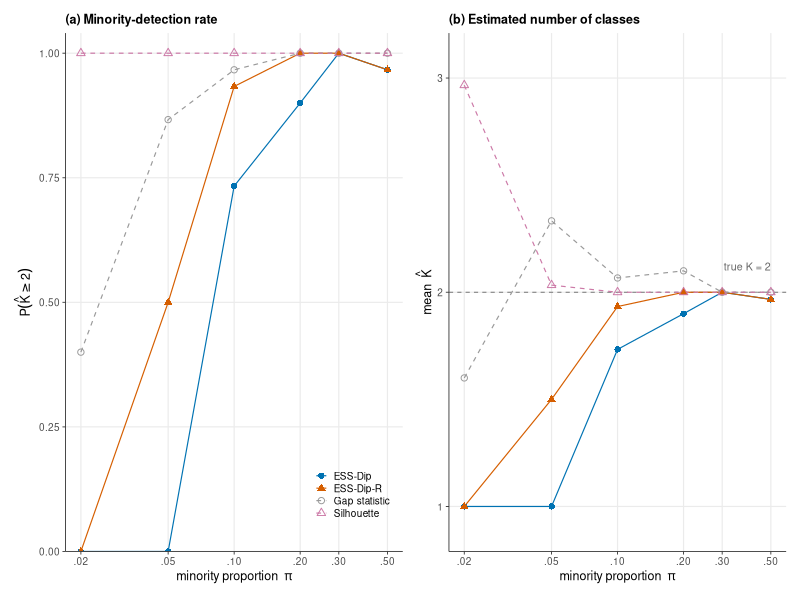
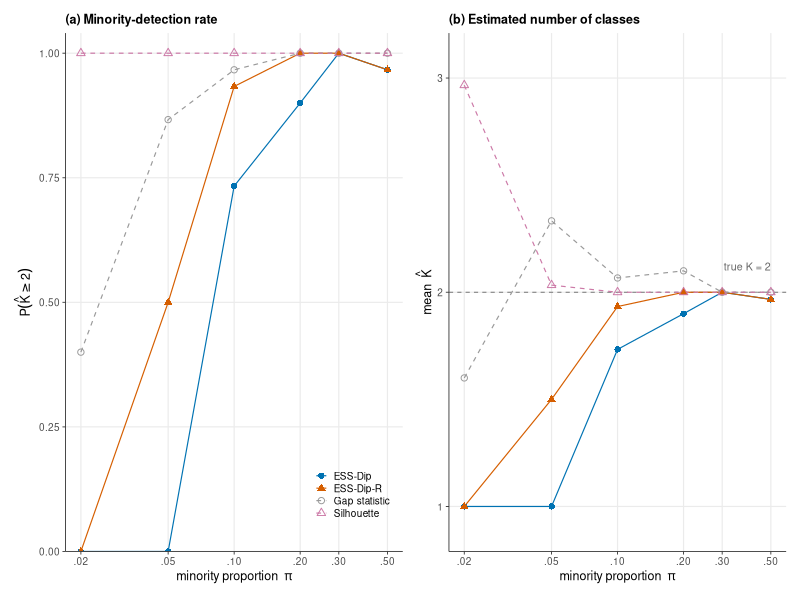

These charts were generated, in order, by the following R code:
#!/usr/bin/env Rscript
# Figure (Sec. 4.9): detection of a contiguous minority class of proportion pi
# (exp 36, true K = 2, scenes paired across methods). (a) minority-detection
# rate P(K-hat >= 2): ESS-Dip is reliable down to pi = 0.20, ESS-Dip-R extends
# the regime to 0.10; the baselines' apparent detection at extreme imbalance is
# not creditable (their false-split rate on class-free scenes is near one,
# dashed lines). (b) mean K-hat: at pi = 0.02 the silhouette reports ~3 classes
# by fragmenting the majority, while the calibrated family degrades to silence
# (K-hat = 1). Companion to the exact values in the table.

suppressPackageStartupMessages({
  library(readr); library(dplyr)
  library(ggplot2); library(patchwork)
})

d <- read_csv("../../experiments/results/imbalance_sweep.csv",
              show_col_types = FALSE)

lv <- c("ESS-Dip", "ESS-Dip-R", "Gap statistic", "Silhouette")
d <- d |>
  mutate(method = recode(method,
                         ess_dip = "ESS-Dip", ess_dip_R = "ESS-Dip-R",
                         gap = "Gap statistic", silhouette = "Silhouette"),
         method = factor(method, levels = lv))

cols   <- c("ESS-Dip" = "#0072B2", "ESS-Dip-R" = "#D55E00",
            "Gap statistic" = "#999999", "Silhouette" = "#CC79A7")
lts    <- c("ESS-Dip" = "solid", "ESS-Dip-R" = "solid",
            "Gap statistic" = "dashed", "Silhouette" = "dashed")
shapes <- c("ESS-Dip" = 16, "ESS-Dip-R" = 17,
            "Gap statistic" = 1, "Silhouette" = 2)

base_theme <- theme_minimal(base_size = 9) +
  theme(panel.grid.minor = element_blank(),
        axis.line = element_line(linewidth = 0.3, colour = "grey20"),
        axis.ticks = element_line(linewidth = 0.3, colour = "grey20"),
        legend.title = element_blank(), legend.background = element_blank(),
        legend.key.size = unit(9, "pt"),
        plot.title = element_text(size = 9, face = "bold"))

s <- d |>
  group_by(method, pi) |>
  summarise(det = mean(k_hat >= 2), mean_k = mean(k_hat), .groups = "drop")

pbreaks <- c(0.02, 0.05, 0.10, 0.20, 0.30, 0.50)

## (a) minority-detection rate
pA <- ggplot(s, aes(pi, det, colour = method, linetype = method,
                    shape = method)) +
  geom_line(linewidth = 0.4) +
  geom_point(size = 1.8) +
  scale_colour_manual(values = cols) +
  scale_linetype_manual(values = lts) +
  scale_shape_manual(values = shapes) +
  scale_x_log10(breaks = pbreaks,
                labels = c(".02", ".05", ".10", ".20", ".30", ".50")) +
  scale_y_continuous(limits = c(0, 1.02), expand = expansion(c(0, 0.02))) +
  labs(title = "(a) Minority-detection rate",
       x = expression(minority~proportion~~pi),
       y = expression(P(hat(K) >= 2))) +
  base_theme +
  theme(legend.position = c(0.98, 0.05), legend.justification = c(1, 0))

## (b) mean K-hat
pB <- ggplot(s, aes(pi, mean_k, colour = method, linetype = method,
                    shape = method)) +
  geom_hline(yintercept = 2, linetype = "dashed", colour = "grey40",
             linewidth = 0.3) +
  annotate("text", x = 0.5, y = 2.12, label = "true K = 2", hjust = 1,
           size = 2.7, colour = "grey40") +
  geom_line(linewidth = 0.4) +
  geom_point(size = 1.8) +
  scale_colour_manual(values = cols) +
  scale_linetype_manual(values = lts) +
  scale_shape_manual(values = shapes) +
  scale_x_log10(breaks = pbreaks,
                labels = c(".02", ".05", ".10", ".20", ".30", ".50")) +
  scale_y_continuous(limits = c(0.9, 3.1), breaks = 1:3) +
  labs(title = "(b) Estimated number of classes",
       x = expression(minority~proportion~~pi),
       y = expression(mean~~hat(K))) +
  base_theme + theme(legend.position = "none")

fig <- pA + pB + plot_layout(widths = c(1, 1))
ggsave("imbalance.png", fig, width = 7.0, height = 3.0, dpi = 300, bg = "white")
ggsave("imbalance.pdf", fig, width = 7.0, height = 3.0, bg = "white")
cat("wrote imbalance.png / imbalance.pdf\n")
